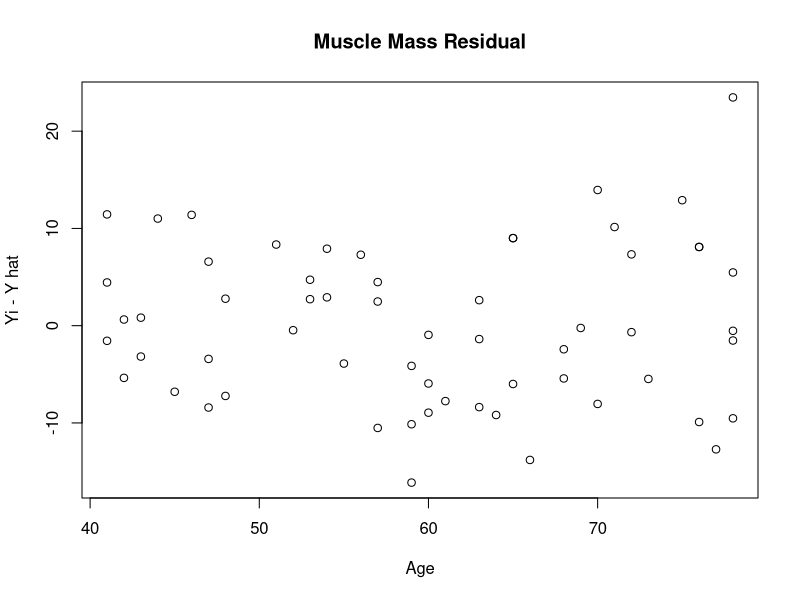
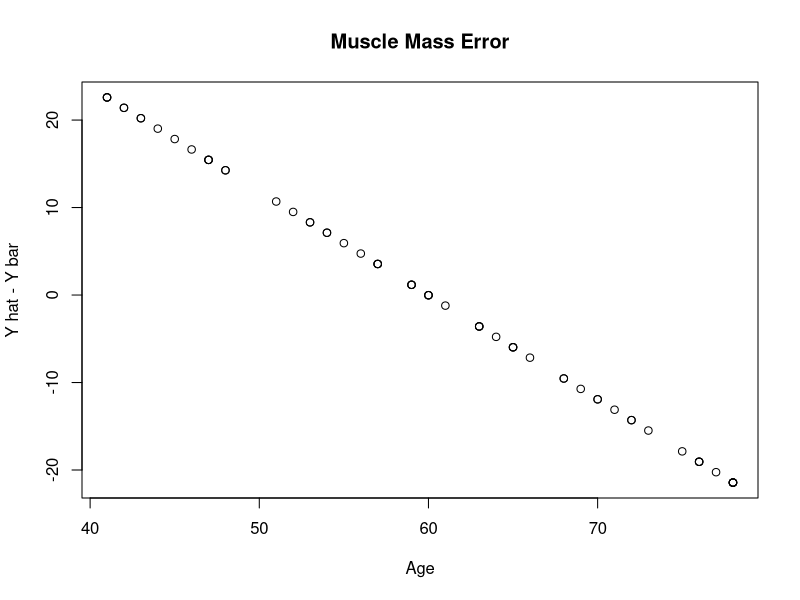
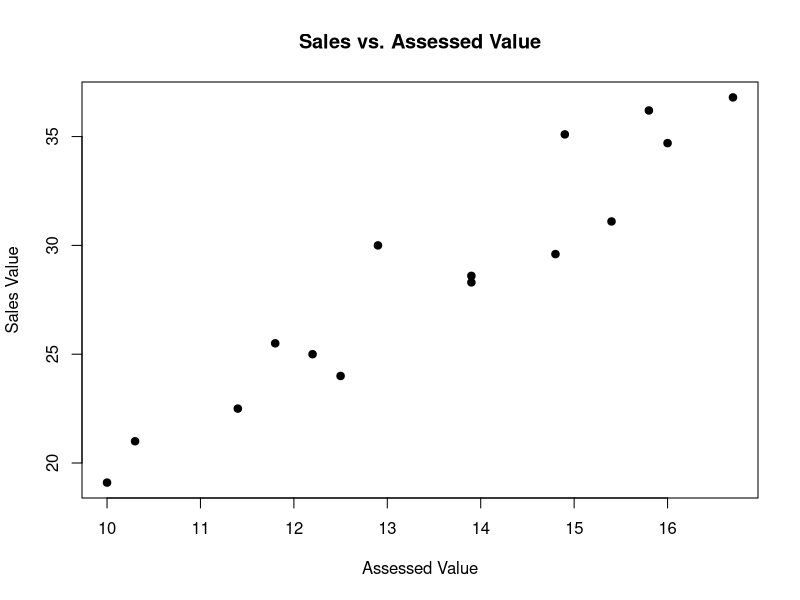

These charts were generated, in order, by the following R code:
## ---- chunk 1
knitr::opts_chunk$set(echo = TRUE)
library(knitr)
## ---- chunk 2
break_data = read.table("../datasets/airfreight+breakage.txt")
Y = break_data$V1
X = break_data$V2
n = length(X)
fit = lm(Y ~ X)
kable(anova(fit))
## ---- chunk 3
Y_hat = fit$fitted.values
SSTO = sum( (Y - mean(Y) )^2 )
SSE = sum((Y - Y_hat)^2)
SSR = sum((Y_hat - mean(Y))^2)
MSR = SSR/1 # df = 1
MSE = SSE/(n - 2)
F_stat = MSR/MSE
pval =pf(F_stat, 1, n - 2, lower.tail = F)
res = data.frame(Source = c("Regression", "Error", "Total"), 
                 df = c(1, n-2, n-1),
                 SS = c(SSR, SSE, SSTO),
                 MS = c(MSR, MSE, NA),
                 F_val = c(F_stat, NA, NA),
                 p_val = c(pval, NA, NA)
                 )
kable(res)
## ---- chunk 4
sprintf("t = %f", summary(fit)$coefficients[2,3])
## ---- chunk 5
sprintf("R^2 = %f", summary(fit)$r.squared)
sprintf("r = %f", cor(X,Y))
## ---- chunk 6
mass = read.table('../datasets/muscle+mass.txt')
Y = mass$V1
X = mass$V2

mass.lm = lm(Y ~ X)

b0hat = mass.lm$coefficients[1]
b1hat = mass.lm$coefficients[2]

yhat = b0hat + b1hat * X

mass.res= Y - yhat
plot(X, mass.res, 
     xlab = "Age", ylab = "Yi - Y hat",
     main = "Muscle Mass Residual",
    )

mass.err = yhat - mean(Y)
plot(X, mass.err, 
     xlab = "Age", ylab = "Y hat - Y bar",
     main = "Muscle Mass Error",
     )
## ---- chunk 7
kable(anova(mass.lm))
## ---- chunk 8
Y_hat = mass.lm$fitted.values
SSTO = sum( (Y - mean(Y) )^2 )
SSE = sum((Y - yhat)^2)
SSR = sum((Y_hat - mean(Y))^2)
MSR = SSR/1 # df = 1
MSE = SSE/(n - 2)
F_stat = MSR/MSE
pval =pf(F_stat, 1, n - 2, lower.tail = F)
res = data.frame(Source = c("Regression", "Error", "Total"), 
                 df = c(1, n-2, n-1),
                 SS = c(SSR, SSE, SSTO),
                 MS = c(MSR, MSE, NA),
                 F_val = c(F_stat, NA, NA),
                 p_val = c(pval, NA, NA)
                 )
kable(res)
## ---- chunk 9
sprintf("R^2 = %f", summary(mass.lm)$r.squared)
sprintf("r = %f", cor(X,Y))
## ---- chunk 10
property = read.table('../datasets/property+assessments.txt')
Y1 = property$V1
Y2 = property$V2
n = length(Y1)
plot(Y1, Y2, 
     xlab = "Assessed Value",
     ylab = "Sales Value",
     main = "Sales vs. Assessed Value",
     pch=19
     )
## ---- chunk 11
r12 = cor(Y1, Y2)
r12
## ---- chunk 12
tstar = (r12 * sqrt(n - 2))/(sqrt(1 - r12^2))
crit = qt(p = 0.01/2, df = n - 2, lower.tail=FALSE)
tstar > crit
